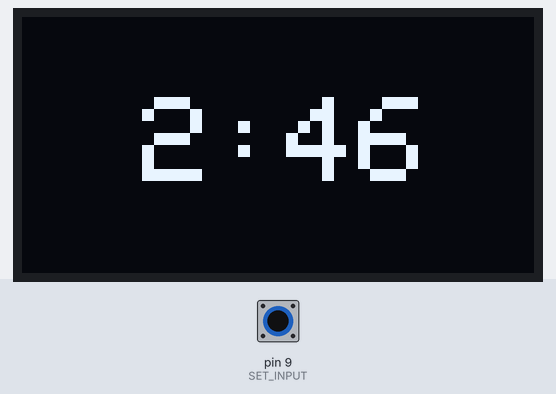
A sketch run on a simulated Arduino Nano, built with avr-gcc and run on an emulated ATmega328P. Shown: 128×64 one-colour display. Inputs (shaded band) come from the test bench; at power-on: pin 9 (SET_INPUT) HIGH. The local clock reads 2024-03-15 10:24:30 at power-on unless the sketch sets it; what the sketch prints to the serial monitor is not drawn.

2.3 s: pin 9 (SET_INPUT) pulled LOW for 3.2 s
Above: at 3.2 s.
Timing chart, 0 to 5.3 s (numbered marks = the images above; inputs shaded):
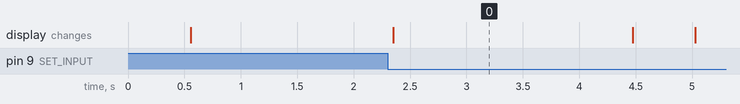

Measured:
- after the input at 2.3 s, the display: changes after 0.05 s (image 0)
- what the display in image 0 shows lasts 2.2 s, from 2.3 s to 4.5 s

The sketch:

RTCxDisplay.ino
```cpp
//Headers
#include <Adafruit_GFX.h> //Graphics library for display
#include <Adafruit_SSD1306.h> //Display library

//Vars
#define SCREEN_WIDTH 128 //Width of display used
#define SCREEN_HEIGHT 64 //Height of display used
#define WAKE_INPUT 1 //Wake Button Input
#define SET_INPUT 9 //Set Button Input

bool awake = false;
bool setMode = false;
bool initialized = false; //Tracks if screen initialized properly

Adafruit_SSD1306 display(SCREEN_WIDTH, SCREEN_HEIGHT, &Wire, -1); //Screen

#include <Wire.h>
#include <DS3231.h>

DS3231 myRTC;

bool century = false;
bool h12Flag;
bool pmFlag;
byte alarmDay, alarmHour, alarmMinute, alarmSecond, alarmBits;
bool alarmDy, alarmH12Flag, alarmPmFlag;

byte dispCounter = 0;
int tick = 0;
int parallelTick = 0;
byte setIndex = 0;

byte currentSetHour = 0;
byte currentSetMinute = 0;

void setup () {
    Serial.begin(57600);
    Wire.begin();
    pinMode(WAKE_INPUT, INPUT_PULLUP);
    pinMode(SET_INPUT, INPUT_PULLUP);
    delay(500);

    Serial.println("Initializing...");

    //Check if display has failed to begin
    if(!display.begin(SSD1306_SWITCHCAPVCC, 0x3C)) {
      Serial.println(F("SSD1306 allocation failed"));
      return;
    }
    else{
      //Otherwise display has started correctly
      Serial.println("Initialized.");
      initialized = true;
      Clear();
    }
    delay(500);
    SetClock(14, 46);
    Serial.println("Nano Ready!");
}

void loop () {
  delay(10);
  tick++;

  if (digitalRead(SET_INPUT) == LOW && !setMode){
    setMode = true;
    setIndex = 0;
    parallelTick = 0;
    tick=0;
    currentSetHour = myRTC.getHour(h12Flag, pmFlag);
    currentSetMinute = myRTC.getMinute();
    return;
  }

  if (setMode){
    DisplayTime(30, 20, 3, true);
    parallelTick++;
    awake = false;
    if (digitalRead(WAKE_INPUT) == LOW && parallelTick >= 10){
      parallelTick = 0;

      //Hour slot
      if (setIndex == 0){
        currentSetHour++;

        if (currentSetHour > 24){
          currentSetHour = 1;
        }

        myRTC.setHour(currentSetHour);
      }

      //Minutes slot
      else if (setIndex == 1){
        currentSetMinute++;

        if (currentSetMinute > 59){
          currentSetMinute = 0;
        }

        myRTC.setMinute(currentSetMinute);
      }
    }

    //If user hits set button again after cooldown
    if (digitalRead(SET_INPUT) == LOW && tick >= 25){
      tick=0;
      setIndex++;

      //Exit set mode
      if (setIndex >= 2){
        tick = 0;
        Clear();
        setMode = false;
        delay(500);
        return;
      }
    }
  }

  if (setMode){
    return;
  }

  if (!awake && digitalRead(WAKE_INPUT) == LOW){
    dispCounter = 0;
    awake = true;
  }
  else if (!awake){
    Clear();
    return;
  }
  else if (awake){
    if (dispCounter >= 10){
      awake = false;
      dispCounter = 0;
      Clear();
      return;
    }
  }

  if (tick < 50){
    return;
  }
  tick=0;

  if (dispCounter % 2 == 0){
    DisplayTime(30, 20, 3, true);
  }
  else{
    DisplayTime(30, 20, 3, false);
  }
  dispCounter++;
  if (dispCounter >= 200){
    dispCounter=0;
  }
  if (myRTC.getHour(h12Flag, pmFlag) > 12){
    Serial.print(myRTC.getHour(h12Flag, pmFlag)-12, DEC);
  }
  else{
    Serial.print(myRTC.getHour(h12Flag, pmFlag), DEC);
  }
  Serial.print(":");
  Serial.print(myRTC.getMinute(), DEC);
  Serial.print(":");
  Serial.print(myRTC.getSecond(), DEC);

  // Add AM/PM indicator
  if (h12Flag) {
    if (pmFlag) {
      Serial.print(" PM ");
    } else {
      Serial.print(" AM ");
    }
  } else {
    Serial.println(" 24h");
  }

}

void SetClock(byte hour, byte minute){
    myRTC.setClockMode(false);  // set to 24h

    myRTC.setYear(0);
    myRTC.setMonth(0);
    myRTC.setDate(0);
    myRTC.setDoW(0);
    myRTC.setHour(hour);
    myRTC.setMinute(minute);
    myRTC.setSecond(0);
}

void DisplayTime(int x, int y, int size, bool showDots){
  display.clearDisplay();
  display.setTextSize(size);
  display.setTextColor(WHITE);
  display.setCursor(x, y);


  if (myRTC.getHour(h12Flag, pmFlag) > 12){
    display.print(myRTC.getHour(h12Flag, pmFlag)-12, DEC);
  }
  else{
    if (myRTC.getHour(h12Flag, pmFlag) > 10){
      display.print(" ");
      display.print(myRTC.getHour(h12Flag, pmFlag), DEC);
    }
    else{
      display.print(myRTC.getHour(h12Flag, pmFlag), DEC);
    }
  }
  if (showDots){
    display.print(":");
  }
  else{
    display.print(" ");
  }
  if (myRTC.getMinute() < 10){
    display.print("0");
    display.println(myRTC.getMinute(), DEC);
  }
  else{
    display.println(myRTC.getMinute(), DEC);
  }

  display.display();
}

void Display(String text, int x, int y, int size){
  display.clearDisplay();
  display.setTextSize(size);
  display.setTextColor(WHITE);
  display.setCursor(x, y);
  display.println(text);
  display.display();
}

void Clear(){
  display.clearDisplay();
  display.display();
}
```
